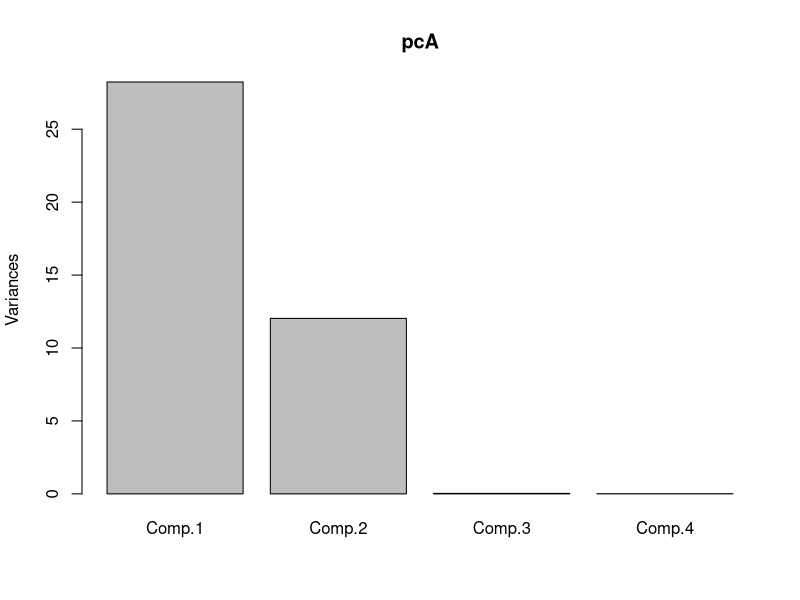
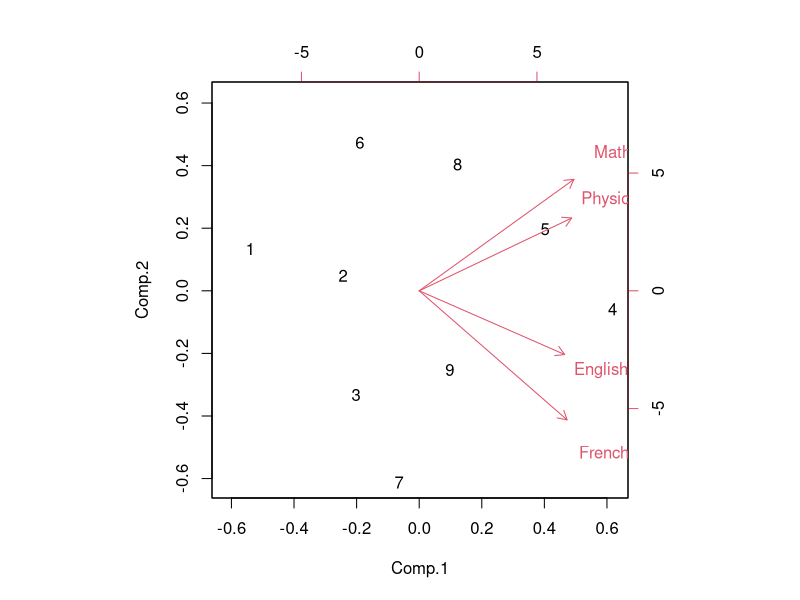

Write the R code that produced these figures, in order.
# Title     : PCA Example
# Objective : To understand and interpret the PCA algorithm
# Created by: carloscaro
# Created on: 2020-06-20

# The following matrix represents the grades from 9 students in 4 classes
A = matrix(c(6,8,6,14.5,14,11,5.5,13,9,6,8,7,14.5,14,10,7,12.5,
             9.5,5,8,11,15.5,12,5.5,14,8.5,12.5,5.5,8,9.5,15,12.5,
             7,11.5,9.5,12),ncol = 4)
colnames(A) = c('Math','Physics','French','English')

pcA = princomp(A)
plot(pcA)
biplot(pcA)
pcA$loadings
pcA$scores
